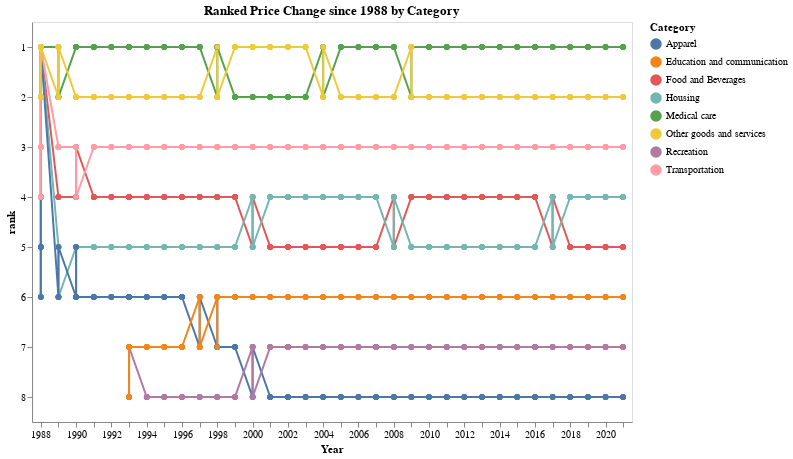

Notebook code for this chart:
### Code cell
# Bump Chart
alt.Chart(df[['date','change','Category']][(df['date'] >= start_date) & (df['date'] <= end_date)]).mark_line(point = True).encode(
    x = alt.X("date:O", timeUnit="year", title="Year"),
    y="rank:O",
    color=alt.Color("Category:N")
).transform_window(
    rank="rank()",
    sort=[alt.SortField("change", order="descending")],
    groupby=["date"]
).properties(
    title='Ranked Price Change since ' + str(start_year) +' by Category',
    width=600,
    height=400,
)

### Figure 1 — Vega-Lite specification as saved in the notebook (floating-point values rounded to 4 significant figures; data arrays with more than 128 entries replaced by an {"elided": "..."} marker saying what was removed)
{"config": {"view": {"continuousWidth": 400, "continuousHeight": 300}}, "data": {"name": "data-6663b159320c08ef6dcde2c5e740fed2"}, "mark": {"type": "line", "point": true}, "encoding": {"color": {"field": "Category", "type": "nominal"}, "x": {"field": "date", "timeUnit": "year", "title": "Year", "type": "ordinal"}, "y": {"field": "rank", "type": "ordinal"}}, "height": 400, "title": "Ranked Price Change since 1988 by Category", "transform": [{"window": [{"op": "rank", "field": "", "as": "rank"}], "groupby": ["date"], "sort": [{"field": "change", "order": "descending"}]}], "width": 600, "$schema": "https://vega.github.io/schema/vega-lite/v4.17.0.json", "datasets": {"data-6663b159320c08ef6dcde2c5e740fed2": {"elided": "3144 records"}}}
